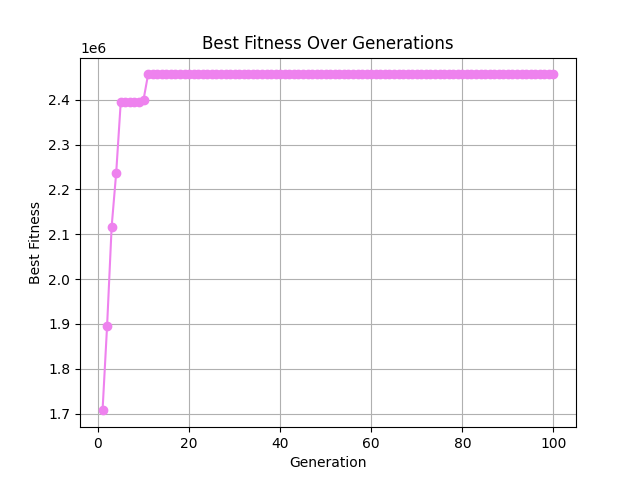

Generate this figure with Python:
import matplotlib.pyplot as plt
import time
import numpy as np

# Genetic Algorithm Parameters
population_size = 200
mutation_probability = 0.25
crossover_probability = 0.85
generations = 100
string_length = 6 # Number of genes/bytes in each string
num_strings = 4 # Number of strings in each chromosome
fitness_function = "(3 * x1**2 * x3 * x4**3 ) + (2 * x2 * x3**3 * x4**2) + (4 * x1 * x2)" 
ranges = [(2, 5), (5, 10), (0, 6), (10, 15)]
chromesome_length = num_strings * string_length # Number of genes/bytes in each chromosome

# Function to generate initial generation
def generateInitialPopulation():
    # Generate a population of random binary numbers
    population = np.random.randint(0, 2, size=(population_size, chromesome_length))    
    return population

# Function to convert binary to decimal
def binary_to_decimal(binary):
    binary_string = ''.join(map(str, binary)) # Convert each element in the binary list to a string and then join them together.
    decimal_value = int(binary_string, 2) # Convert the binary string to a decimal value
    return decimal_value

# Evaluation: Function to decode and evaluate the fitness of each chromosome
def evalation(population_matrix):
    # Empty matrix to store the decoded values of each chromosome
    de_values = np.zeros((population_size, num_strings))

    for i in range(population_size): # For each chromosome
        for j in range(num_strings): # For each string in the chromosome
            start_index = j * string_length
            end_index = start_index + string_length
            
            lower, upper = ranges[j] # The lower and upper bounds of the current string

            binary = population_matrix[i, start_index:end_index] # The binary representation of the current string. Note: i is the index of the current row you are interested in
            decimal = binary_to_decimal(binary) # The decimal representation of the current string
            de_values[i, j] = lower + (decimal * (upper - lower)) / ((2 ** string_length) - 1)


    # Evaluate fitness of each chromosome using the fitness function
    fitness = np.zeros((population_size, 1)) # Create a matrix to store the fitness of each chromosome
    for i in range(population_size): 
        x1, x2, x3, x4 = de_values[i]
        fitness[i] = eval(fitness_function)
        
    return fitness

# Function for roulette wheel selection
def roulette_wheel_selection(fitness, population_matrix):
    # Make all fitness values positive
    if min(fitness) < 0:
        fitness = fitness + abs(min(fitness))
        
    # Calculate the total fitness of the population
    cumulative_fitness = np.cumsum(fitness)
    total_fitness = np.sum(fitness)

    # Generate random numbers between 0 and 1 for the roulette wheel
    random_numbers = np.random.random_sample(population_size)

    # Select the chromosomes that corresponds to the random number based on the cumulative fitness
    selected_chromosomes = []
    
    for number in random_numbers:
        random_number = number * total_fitness
        for i in range(population_size):
            if random_number < cumulative_fitness[i]:
                selected_chromosomes.append(i)
                break

    # Get the index of chromosome with the best fitness
    best_index = np.argmax(fitness)

    # Create a new population matrix with the selected chromosomes
    new_population_matrix = np.array(population_matrix[selected_chromosomes])

    return best_index, new_population_matrix


# Function for two-point crossover
def two_point_crossover(parent1, parent2, crossover_points):
    child1 = np.concatenate((parent1[:crossover_points[0]], parent2[crossover_points[0]:crossover_points[1]], parent1[crossover_points[1]:]))
    child2 = np.concatenate((parent2[:crossover_points[0]], parent1[crossover_points[0]:crossover_points[1]], parent2[crossover_points[1]:]))
    return child1, child2

# Function to perform crossover
def crossover(population_matrix):
    # Initialize a new matrix to store the children
    new_population_matrix = np.zeros_like(population_matrix)

    for i in range(population_size // 2): # For each chromosome pair
        # Select two random indices for crossover pair
        parent_indices = np.random.choice(population_size, size=2, replace=False)
        parent1, parent2 = population_matrix[parent_indices]

        if np.random.rand() < crossover_probability:     
            # Select two random crossover points       
            crossover_points = np.sort(np.random.choice(string_length, size=2, replace=False))

            for j in range(num_strings): # For each string in the chromosome
                start_index = j * string_length # The start index of the current string
                end_index = start_index + string_length

                parent1_string = parent1[start_index:end_index]
                parent2_string = parent2[start_index:end_index]

                child1, child2 = two_point_crossover(parent1_string, parent2_string, crossover_points)
                new_population_matrix[i * 2, start_index:end_index] = child1
                new_population_matrix[i * 2 + 1, start_index:end_index] = child2

        else:
            # Copy the parents into the new population matrix as children
            new_population_matrix[i * 2] = parent1
            new_population_matrix[i * 2 + 1] = parent2

    return new_population_matrix

# Function to perform mutation
def mutation(population_matrix):
    # Initialize a new matrix to store the children
    new_population_matrix = np.zeros_like(population_matrix)

    # Perform mutation for each chromosome
    for i in range(population_size // 2):

        # Select two random indices for mutation pair
        parent_indices = np.random.choice(population_size, size=2, replace=False)

        # Get the chromosomes for mutation
        parent1 = population_matrix[parent_indices[0]]
        parent2 = population_matrix[parent_indices[1]]

        new_population_matrix[i * 2] = parent1
        new_population_matrix[i * 2 + 1] = parent2

        # Check if mutation should be performed based on the mutation rate
        if np.random.rand() < mutation_probability:
            # Select a random mutation point
            mutation_point = np.random.randint(1, string_length)

            # Get the index of the mutation point for each string
            mutate_point = string_length - mutation_point

            # Perform mutation for each string
            for j in range(num_strings):
                # Perform mutation for the current string
                new_population_matrix[i * 2, mutate_point] = parent2[mutate_point]
                new_population_matrix[i * 2 + 1, mutate_point] = parent1[mutate_point]

                mutate_point += string_length

    return new_population_matrix

# Main Genetic Algorithm function
def main():
    start_time = time.time() # Start time of the algorithm
    
    # Initial Generation i.e generation = 0
    population_matrix = generateInitialPopulation()
    fitness = evalation(population_matrix)
    best_index, new_population_matrix = roulette_wheel_selection(fitness, population_matrix)

    best_solution = population_matrix[best_index] 
    best_fitness = fitness[best_index]
    
    best_fitness_per_generation = []
    generation_list = []

    for generation in range(1, generations + 1):
        # Update the population matrix
        population_matrix = new_population_matrix

        # Perform crossover
        population_matrix = crossover(population_matrix)

        # Perform mutation
        population_matrix = mutation(population_matrix)

        # Evaluate fitness
        fitness = evalation(population_matrix)

        # Selection
        best_index, new_population_matrix = roulette_wheel_selection(fitness, population_matrix)

        # Update best solution if a better solution is found
        if fitness[best_index] > best_fitness:
            best_solution = population_matrix[best_index]
            best_fitness = fitness[best_index]

        # Store data for plotting
        generation_list.append(generation)
        best_fitness_per_generation.append(best_fitness)

        # Print the best solution and fitness for each generation
        print(f"Generation {generation}: Best Fitness: {best_fitness}")
    
    end_time = time.time() # End time of the algorithm
    computation_time = end_time - start_time # Computation time of the algorithm

    # Print the best solution found so far
    print("Best Solution: ", best_solution)
    print("Best Fitness: ", best_fitness)

    # Plotting
    plt.plot(generation_list, best_fitness_per_generation, marker='o', color='violet')
    plt.title('Best Fitness Over Generations')
    plt.xlabel('Generation')
    plt.ylabel('Best Fitness')
    plt.grid()
    plt.savefig("question1.png")
    plt.show()

    print(f"\nComputation Time: {computation_time} seconds")


if __name__ == "__main__":
    main()
